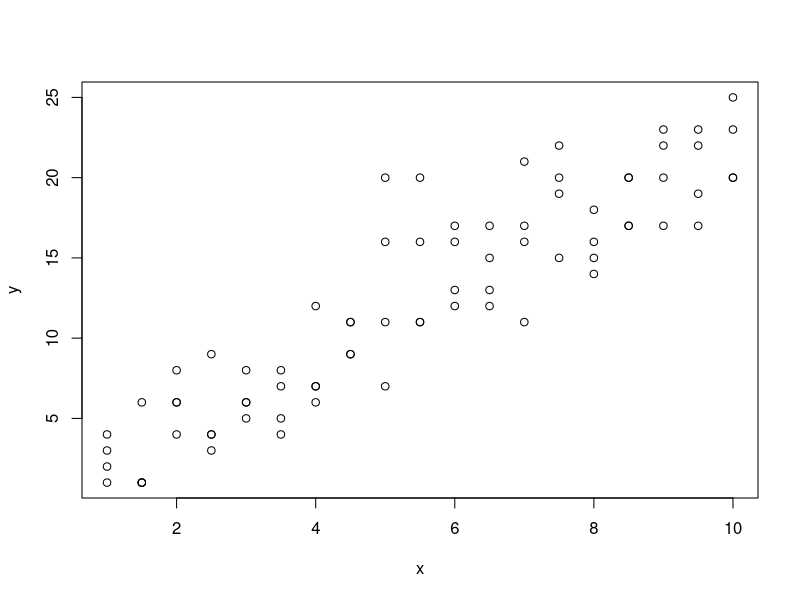
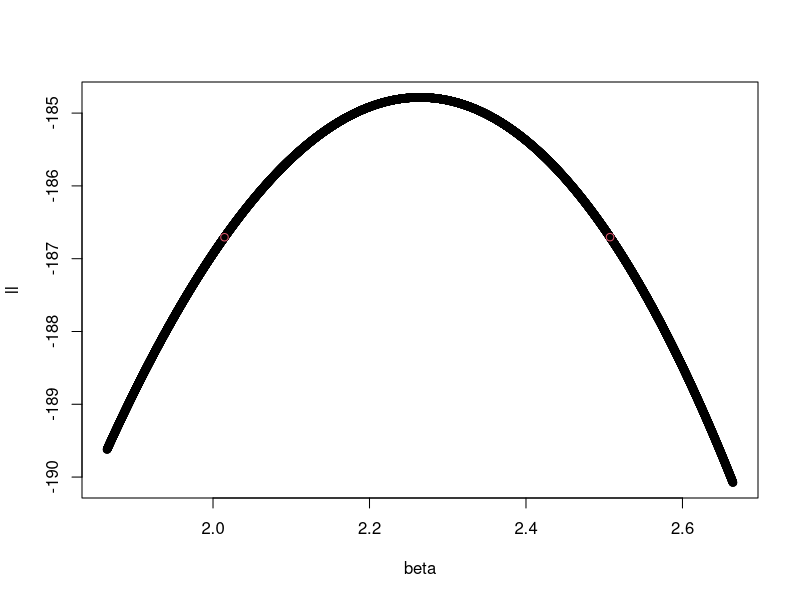

These figures' R source, in order:
# Profile Likelihood GLM example
# We are testing the confidence-interval on the slope (b)

# Generate the data
rpt = 4
x = rep(seq(1, 10, 0.5), times=rpt)
mu = 2.3*x # mu = a + b*x, a=intercept, b=slope
y = rpois(length(mu), mu)
plot(x, y)

fit = glm(y ~ x, family=poisson(link="identity"))
fit$coefficients

# Profile likelihood Function
loglik = function(b) {
  fit1 = glm(y ~ 1, offset=b*x, family=poisson(link="identity"))
  return(logLik(fit1))
}

logLik(fit) # built-in R function that computes the log-likelihood
loglik(fit$coefficients[2]) # our profile-likelihood should be equal for the b_MLE

beta = seq(fit$coefficients[2]-0.4, fit$coefficients[2]+0.4, 0.0001)
ll = rep(0, length(beta))
for (i in 1:length(beta)){
  ll[i] = loglik(beta[i])
}
plot(beta, ll)

# Now that we have the log-likelihood as a function of our parameter of interest, we can 
# invert the Likelihood-Ratio test to calculate a Confidence Interval for it.
wch = which(ll > logLik(fit)-qchisq(0.95, 1)/2)
(ind.lo = wch[1])
(beta.lo = beta[ind.lo])
(ind.hi = wch[length(wch)])
(beta.hi = beta[ind.hi])

confint(fit)
c(beta.lo, beta.hi)
points(c(beta.lo, beta.hi), c(ll[ind.lo], ll[ind.hi]), col=2)

# Sanity check - see if the Likelihood Ratio test give 95% confidence for our values
(beta.MLE = fit$coefficients[2])
pchisq(2*(loglik(beta.MLE)-loglik(beta.lo)), 1)
pchisq(2*(loglik(beta.MLE)-loglik(beta.hi)), 1)

# D. Refaeli